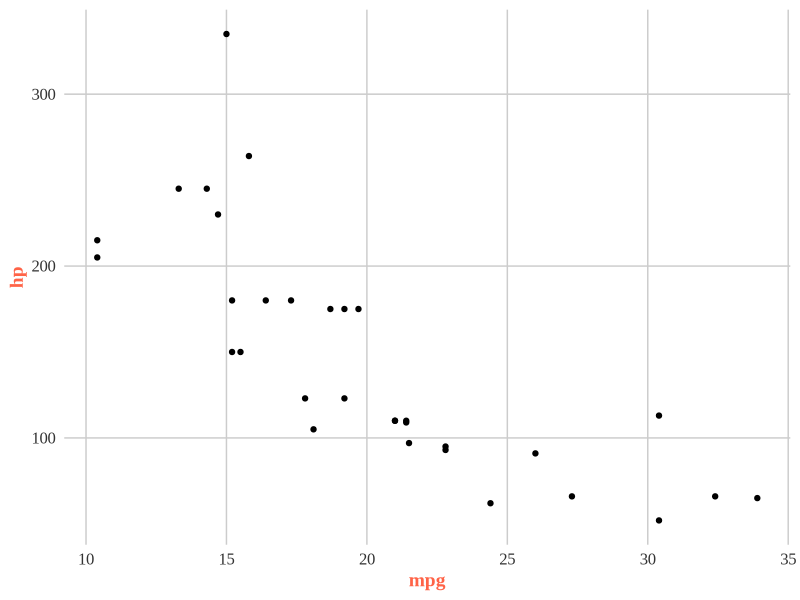

This figure's R source:
## ---- chunk 1
knitr::opts_chunk$set(echo = TRUE)
## ---- chunk 2

# The `summary_stats_plus()` function provides a range of summary statistics for each numeric column in a data frame. It calculates the mean, median, minimum, maximum, standard deviation, variance, and range for each numeric variable

## ---- chunk 3
# - `data`: A data frame containing numeric columns. The function will ignore non-numeric columns.

## ---- chunk 4

# A data frame with the following summary statistics for each numeric variable:
# - `mean`: The average value.
# - `median`: The median (50th percentile) value.
# - `min`: The minimum value.
# - `max`: The maximum value.
# - `sd`: The standard deviation, which measures the dispersion of values around the mean.
# - `variance`: The variance, another measure of dispersion.
# - `range`: The difference between the maximum and minimum values.

## ---- chunk 5

# Load the mtcars dataset
data(mtcars)
## ---- chunk 6

# Use the summary_stats_plus() function to calculate summary statistics
summary_stats_plus <- function(data) {
  # Check if data is a data frame
  if (!is.data.frame(data)) stop("Input must be a data frame.")
  
  # Select only numeric columns
  numeric_data <- data[sapply(data, is.numeric)]
  
  # Calculate summary statistics
  summary_stats <- data.frame(
    variable = names(numeric_data),
    mean = sapply(numeric_data, mean, na.rm = TRUE),
    median = sapply(numeric_data, median, na.rm = TRUE),
    min = sapply(numeric_data, min, na.rm = TRUE),
    max = sapply(numeric_data, max, na.rm = TRUE),
    sd = sapply(numeric_data, sd, na.rm = TRUE),
    variance = sapply(numeric_data, var, na.rm = TRUE),
    range = sapply(numeric_data, function(x) diff(range(x, na.rm = TRUE)))
  )
  
  return(summary_stats)
}

## ---- chunk 7

 # Display summary statistics for the mtcars dataset
summary_stats_plus(mtcars)

## ---- chunk 8

# The `theme_jayden()` function creates a custom theme for ggplot2 to apply specific colors, fonts, and grid styles across plots.

theme_jayden <- function(base_size = 12, base_family = "Arial") {
  ggplot2::theme_minimal(base_size = base_size, base_family = base_family) +
    ggplot2::theme(
      plot.title = ggplot2::element_text(
        face = "bold", 
        hjust = 0.5, 
        color = "#4B9CD3",     # Title color: light blue
        family = "Helvetica",   # Title font: Helvetica
        size = 16               # Title font size
      ),
      axis.title = ggplot2::element_text(
        face = "bold", 
        color = "#FF6347",      # Axis title color: tomato
        size = 14               # Axis title font size
      ),
      axis.text = ggplot2::element_text(
        color = "#333333",      # Axis text color: dark grey
        size = 12               # Axis text font size
      ),
      panel.grid.major = ggplot2::element_line(
        color = "#CCCCCC",      # Major grid lines color: light grey
        size = 0.5              # Grid line thickness
      ),
      panel.grid.minor = ggplot2::element_blank(),  # Remove minor grid lines
      legend.position = "bottom",
      legend.title = ggplot2::element_text(
        face = "italic", 
        color = "#8B4513",      # Legend title color: brown
        size = 12               # Legend title font size
      ),
      legend.text = ggplot2::element_text(
        color = "#696969",      # Legend text color: dim grey
        size = 10               # Legend text font size
      )
    )
}

## ---- chunk 9

# - `base_size`: An optional numeric value specifying the base font size for the theme. Default is 12.
# - `base_family`: An optional character string specifying the base font family. Default is "Arial".

## ---- chunk 10

# A ggplot2 theme object that applies a custom appearance to ggplot2 plots, including customized colors, fonts, and grid lines.

## ---- chunk 11

# Load necessary libraries
library(ggplot2)

# Example plot using the theme_jayden()
ggplot(mtcars, aes(x = mpg, y = hp)) +
  geom_point() +
  theme_jayden(base_size = 14, base_family = "Times New Roman")

## ---- chunk 12

# The `jayden_clean_data()` function performs common data cleaning tasks

jayden_clean_data <- function(data) {
  # Check if data is a data frame
  if (!is.data.frame(data)) stop("Input must be a data frame.")
  
  # Convert column names to lowercase
  names(data) <- tolower(names(data))
  
  # Remove rows with missing values
  data <- data[complete.cases(data), ]
  
  # Remove duplicate rows
  data <- data[!duplicated(data), ]
  
  # Remove leading/trailing spaces from character columns
  data[] <- lapply(data, function(x) {
    if (is.character(x)) {
      x <- trimws(x)  # Remove whitespace
    }
    return(x)
  })
  
  # Remove outliers (values more than 5 standard deviations from the mean)
  data <- data[sapply(data, function(x) {
    if (is.numeric(x)) {
      return(abs(x - mean(x, na.rm = TRUE)) <= 5 * sd(x, na.rm = TRUE))
    } else {
      return(TRUE)  # Skip non-numeric columns
    }
  }), ]
  
  return(data)
}

## ---- chunk 13

# - `data`: A data frame containing the data to be cleaned. The function will perform the following:
#   - Converts column names to lowercase
#   - Removes rows with missing values
#   - Removes duplicate rows
#   - Strips whitespace from character columns
#   - Removes rows where numeric columns have values more than 5 standard deviations away from the mean.

## ---- chunk 14

# A cleaned data frame with the following transformations:
# - Column names converted to lowercase
# - Missing rows removed
# - Duplicate rows removed
# - Leading/trailing whitespace removed from character columns
# - Outliers removed from numeric columns (values beyond 5 standard deviations)

## ---- chunk 15

# Load a sample dataset
data(mtcars)

# Clean the data using the jayden_clean_data() function
cleaned_data <- jayden_clean_data(mtcars)

# View the cleaned data
head(cleaned_data)
